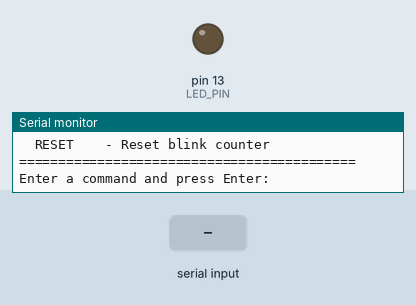
A sketch run on a simulated Arduino Uno, built with avr-gcc and run on an emulated ATmega328P. Parts: output pins drawn as LEDs (lit = HIGH), the last lines printed to the serial monitor. The test bench sets the inputs (shaded band).

Above: at 1.4 s.
1.5 s: "LED_ON\n" received over Serial
At 1.9 s:
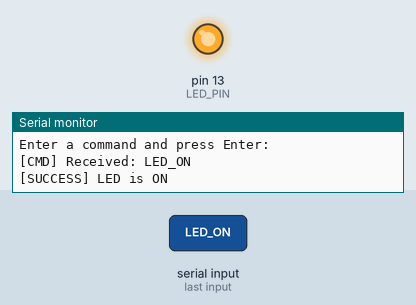
3.0 s: "LED_OFF\n" received over Serial
At 4.3 s:
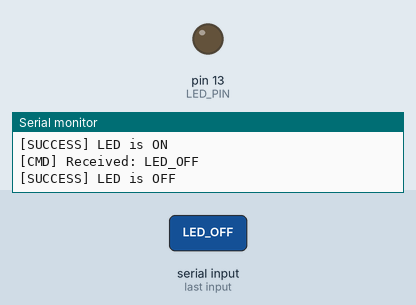
Timing chart, 0 to 6.0 s (numbered marks = the images above; inputs shaded):
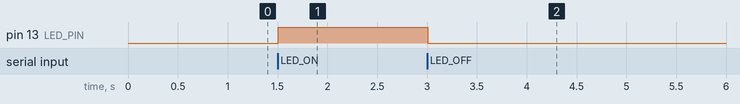

Measured:
- after the input at 1.5 s, pin 13 (LED_PIN): LOW → HIGH at once
- after the input at 3.0 s, pin 13 (LED_PIN): HIGH → LOW at once

The sketch:

q16.ino
```cpp
/*
 * Project: Serial Command Interface for LED Control
 * Question: Q16
 * Commands List:
 *              LED_ON   - turn LED on
 *              LED_OFF  - turn LED off
 *              BLINK_X  - blink X times (X = 1-9)
 *              STATUS   - print current pin state
 *              RESET    - reset blink counter
 *              Includes input validation for malformed commands.
 */

#include <Arduino.h>

// Pin definitions
const int LED_PIN = 13;

// Global state variables
bool led_state = false;
int blink_counter = 0;

void setup() {
  // Initialize LED pin as output
  pinMode(LED_PIN, OUTPUT);
  digitalWrite(LED_PIN, LOW);

  // Initialize Serial at 9600 baud
  Serial.begin(9600);
  Serial.println("===== Serial Command Interface Started =====");
  Serial.println("Available Commands:");
  Serial.println("  LED_ON   - Turn LED on");
  Serial.println("  LED_OFF  - Turn LED off");
  Serial.println("  BLINK_X  - Blink X times (X = 1-9)");
  Serial.println("  STATUS   - Print current LED state");
  Serial.println("  RESET    - Reset blink counter");
  Serial.println("===========================================");
  Serial.println("Enter a command and press Enter:");
}

void loop() {
  // Check if data is available on Serial port
  if (Serial.available() > 0) {
    // Read the entire command line (until newline)
    String command = Serial.readStringUntil('\n');

    // Remove leading/trailing whitespace
    command.trim();

    // Convert to uppercase for case-insensitive matching
    command.toUpperCase();

    Serial.print("[CMD] Received: ");
    Serial.println(command);

    // Parse and execute commands
    if (command == "LED_ON") {
      digitalWrite(LED_PIN, HIGH);
      led_state = true;
      Serial.println("[SUCCESS] LED is ON");
    }
    else if (command == "LED_OFF") {
      digitalWrite(LED_PIN, LOW);
      led_state = false;
      Serial.println("[SUCCESS] LED is OFF");
    }
    else if (command.startsWith("BLINK_")) {
      // Extract the digit after "BLINK_"
      String digit_str = command.substring(6); // Get everything after "BLINK_"

      // Validate: must be a single digit 1-9
      if (digit_str.length() == 1 && isDigit(digit_str[0])) {
        int blink_count = digit_str.toInt();

        if (blink_count >= 1 && blink_count <= 9) {
          Serial.print("[BLINK] Blinking ");
          Serial.print(blink_count);
          Serial.println(" times...");

          // Perform blink action
          for (int i = 0; i < blink_count; i++) {
            digitalWrite(LED_PIN, HIGH);
            delay(200);
            digitalWrite(LED_PIN, LOW);
            delay(200);
            Serial.print(".");
          }
          Serial.println(" [DONE]");
          blink_counter += blink_count;
          led_state = false; // LED ends in OFF state
        } else {
          Serial.println("[ERROR] Blink count must be 1-9");
        }
      } else {
        Serial.println("[ERROR] Malformed BLINK_ command. Use BLINK_X where X=1-9");
      }
    }
    else if (command == "STATUS") {
      Serial.print("[STATUS] LED State: ");
      Serial.println(led_state ? "ON" : "OFF");
      Serial.print("[STATUS] Total Blinks: ");
      Serial.println(blink_counter);
    }
    else if (command == "RESET") {
      blink_counter = 0;
      Serial.println("[RESET] Blink counter reset to 0");
    }
    else {
      // Unknown command
      Serial.print("[ERROR] Unknown command: ");
      Serial.println(command);
      Serial.println("Type LED_ON, LED_OFF, BLINK_X (X=1-9), STATUS, or RESET");
    }

    Serial.println(); // Blank line for readability
  }
}
```
